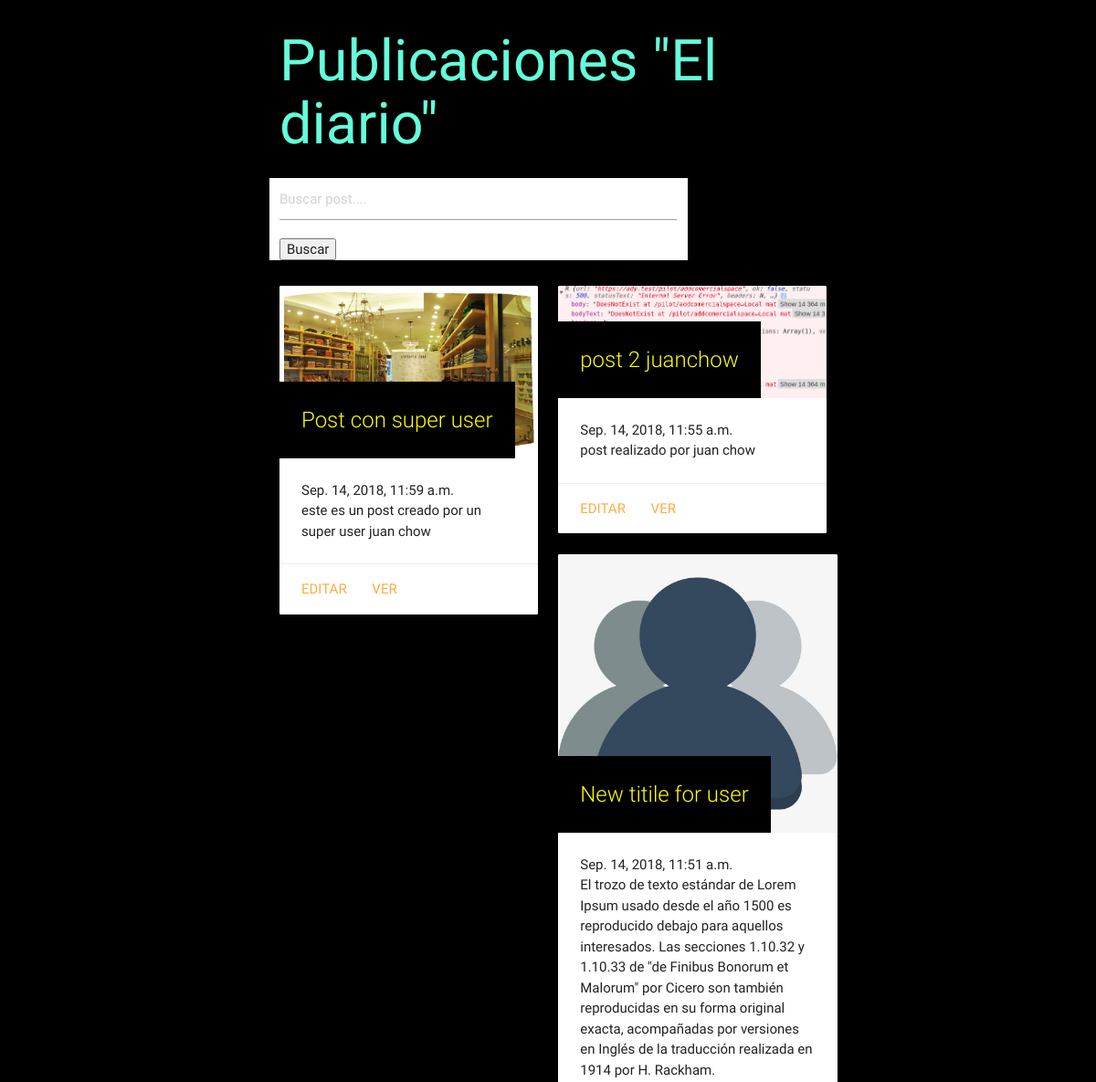
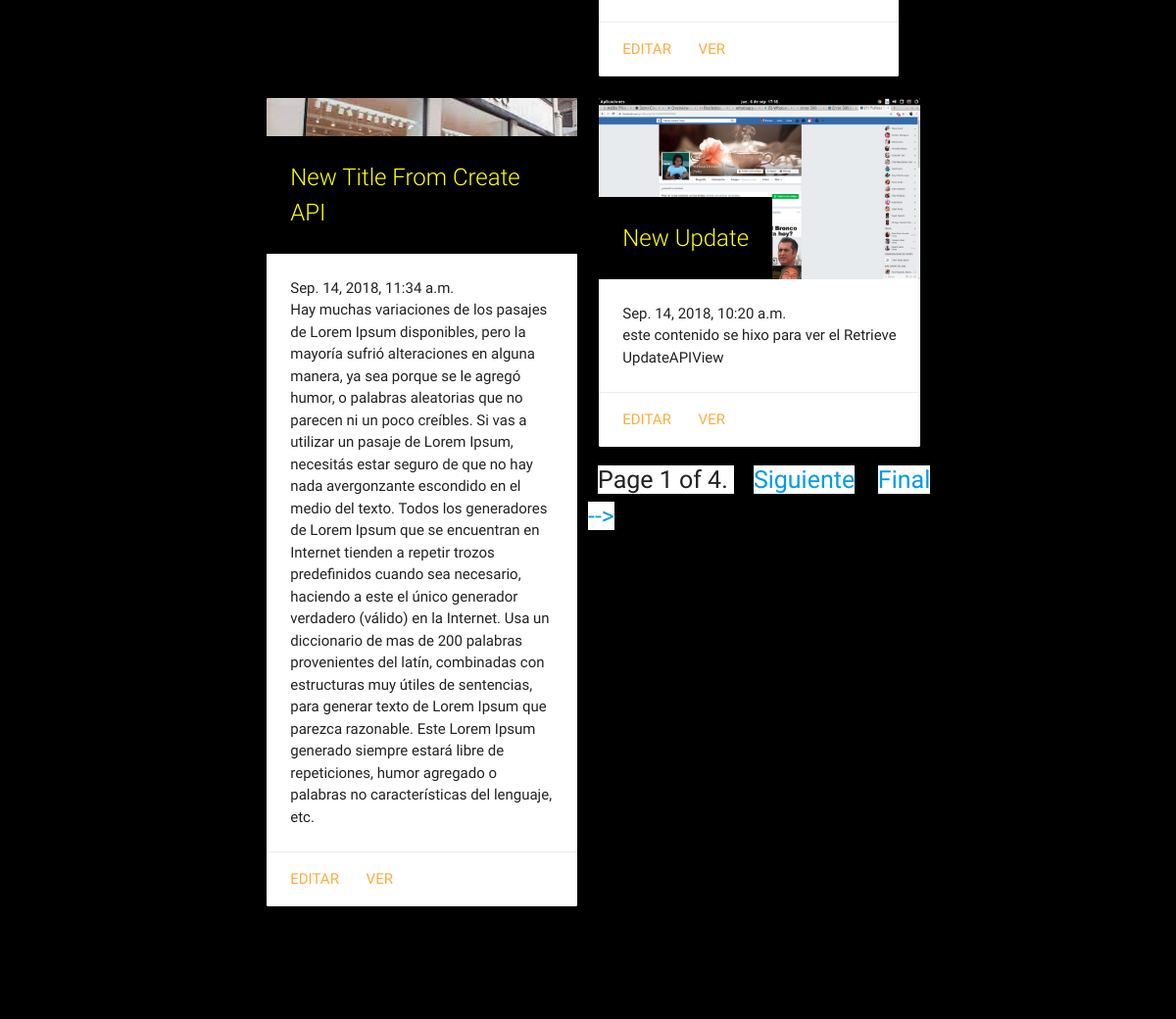
The page / on the database its author committed (2 pictures, top to bottom).
### blog/models.py (models this page shows, shortened)
class post(models.Model):
    title = models.CharField(max_length=120)
    content = models.TextField()
    image = models.ImageField(blank=True, null=True, width_field='width_field', height_field='height_field')
    width_field = models.IntegerField(default=0)
    height_field = models.IntegerField(default=0)
    publish = models.DateTimeField(auto_now=False, auto_now_add=True)
    update = models.DateTimeField(auto_now=True, auto_now_add=False)
    user = models.ForeignKey(settings.AUTH_USER_MODEL, default=1, on_delete=models.PROTECT)

### blog/views.py (the view)
# urls.py: path('',views.post_list, name="index"),
def post_list(request):
    query = post.objects.all().order_by('-publish')
    q = request.GET.get('q')
    if q:
        query = query.filter(
            Q(title__icontains=q)|
            Q(user__username__icontains=q))
    paginator = Paginator(query, 5)
    page = request.GET.get('page')
    queryset = paginator.get_page(page)
    context  = {
        'views_title':'list',
        'query' : queryset
    }
    return render(request, "list.html", context)

### blog/templates/list.html (shortened to what this page needs)
{% extends 'index.html' %}
{% load static %}
    {% block content %}
    <div class="container">
        <h1 class="teal-text text-accent-2">Publicaciones "El diario"</h1>
        <div class="row">
            <div class="col s9 white">
              <form method="GET" action="">
                <input type="text" name="q" placeholder="Buscar post...." value="{{request.GET.q}}">
                <input type="submit" value="Buscar">
              </form>
            </div>
          </div>
        {% for obj in query %}
        <div class="row">
                <div class="col s6">
                  <div class="card">
                    {% if obj.image %}
                    <div class="card-image">
                        <img src="{{obj.image.url}}" %}">
                        <span class="card-title black yellow-text text-accent-2">{{obj.title}}</span>
                      </div>
                    {% else%}
                    <div class="card-image">
                        <img src="{% static "img/images.jpg" %}">
                        <span class="card-title black yellow-text text-accent-2">{{obj.title}}</span>
                      </div>
                    {% endif %}
                    <div class="card-content">
                      <span>{{obj.publish}}</span><br>
                      <p>{{obj.content}}</p>
                    </div>
                    <div class="card-action">
                      <a href="{% url 'update' obj.id %}">Editar</a>
                      <a href="{% url 'detail' obj.id %}">Ver</a>
                    </div>
                  </div>
                </div>
                {%endfor%}
                <div class="pagination">
                    <span class="step-links">
                        <span class="current white letra">
                            Page {{ query.number }} of {{ query.paginator.num_pages }}.
                        </span>
                        {% if query.has_next %}
                            <a class="white letra" href="?page={{ query.next_page_number }}">Siguiente</a>
                            <a class="white letra" href="?page={{ query.paginator.num_pages }}">Final --></a>
                        {% endif %}
                    </span>
                </div>
        </div>
    </div>
    {% endblock %}

### blog/templates/index.html (shortened to what this page needs)
{% load static %}
<!DOCTYPE html>
<html lang="es">
<head>
    <link rel="stylesheet" href="{% static "css/materialize.min.css" %}">
    <link rel="stylesheet" href="{% static 'css/style.css' %}">
</head>
<body>
    <div class="container">
        {% block content %}
        {% endblock %}
    </div>
</body>
</html>

### blog/static/css/style.css (style rules this page uses)
body { background-color: black; }

### blog/templates/list.html (style rules this page uses)
.letra { font-size: 25px; margin: 10px; }

### rows shown on the page
post: image (picture), title "Post con super user", publish "Sep. 14, 2018, 11:59 a.m.", content "este es un post creado por un super user juan chow"
post: title "post 2 juanchow", publish "Sep. 14, 2018, 11:55 a.m.", content "post realizado por juan chow"
post: title "New titile for user", publish "Sep. 14, 2018, 11:51 a.m.", content "El trozo de texto estándar de Lorem Ipsum usado desde el año 1500 es reproducido debajo para aquellos interesados. Las secciones 1.10.32 y 1.10.33 de \"de Finibus Bonorum et Malorum\" por Cicero son también reproducidas en su forma original exacta, acompañadas por versiones en Inglés de la traducción realizada en 1914 por H. Rackham."
post: title "New Title From Create API", publish "Sep. 14, 2018, 11:34 a.m.", content "Hay muchas variaciones de los pasajes de Lorem Ipsum disponibles, pero la mayoría sufrió alteraciones en alguna manera, ya sea porque se le agregó humor, o palabras aleatorias que no parecen ni un poco creíbles. Si vas a utilizar un pasaje de Lorem Ipsum, necesitás estar seguro de que no hay nada avergonzante escondido en el medio del texto. Todos los generadores de Lorem Ipsum que se encuentran en Internet tienden a repetir trozos predefinidos cuando sea necesario, haciendo a este el único generador verdadero (válido) en la Internet. Usa un diccionario de mas de 200 palabras provenientes del latín, combinadas con estructuras muy útiles de sentencias, para generar texto de Lorem Ipsum que…"
post: image (picture), title "New Update", publish "Sep. 14, 2018, 10:20 a.m.", content "este contenido se hixo para ver el Retrieve UpdateAPIView"

### other values the page prints
{{ query.number }} "1"
{{ query.paginator.num_pages }} "4"
